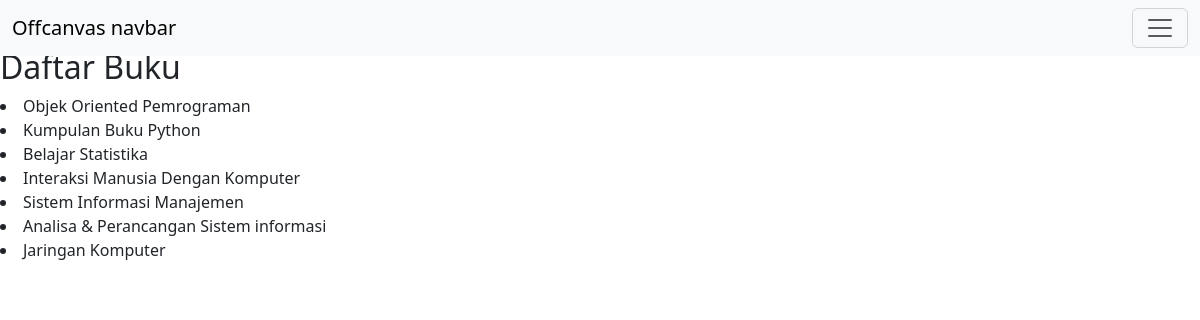
Page /buku/ on the committed database.
### perpustakaan/models.py (models this page shows, shortened)
class Buku(models.Model):
  judul = models.CharField(max_length=50)
  penulis = models.CharField(max_length=40)
  penerbit = models.CharField(max_length=40)
  jumlah = models.IntegerField(null=True)
  kelompok_id = models.ForeignKey(Kelompok, on_delete=models.CASCADE, null=True)

### perpustakaan/views.py (the view)
# urls.py: path('buku/', buku),
def buku(request):
    books = Buku.objects.all()
    context = {
        'books': books,
    }
    return render(request, 'buku.html', context)

### perpustakaan/templates/buku.html
{% extends 'base.html' %} {% block content %}
<h2 class="mt-5">Daftar Buku</h2>
{% for book in books %}
<li>{{book.judul }}</li>
{% endfor %}
{% endblock %}

### templates/base.html (shortened to what this page needs)
{% load static %}
<!DOCTYPE html>
<html lang="en">
  <head>
    <link
      href="https://cdn.jsdelivr.net/npm/bootstrap@5.3.0/dist/css/bootstrap.min.css"
      rel="stylesheet"
    />
  </head>
  <body>
    <nav class="navbar bg-body-tertiary fixed-top">
      <div class="container-fluid">
        <a class="navbar-brand" href="#">Offcanvas navbar</a>
        <button
          class="navbar-toggler"
          type="button"
          data-bs-toggle="offcanvas"
          data-bs-target="#offcanvasNavbar"
          aria-controls="offcanvasNavbar"
          aria-label="Toggle navigation"
        >
          <span class="navbar-toggler-icon"></span>
        </button>
      </div>
    </nav>
    {% block content %}{% endblock  %}
  </body>
</html>

### rows in the picture
Buku: judul "Objek Oriented Pemrograman"
Buku: judul "Kumpulan Buku Python"
Buku: judul "Belajar Statistika"
Buku: judul "Interaksi Manusia Dengan Komputer"
Buku: judul "Sistem Informasi Manajemen"
Buku: judul "Analisa & Perancangan Sistem informasi"
Buku: judul "Jaringan Komputer"
